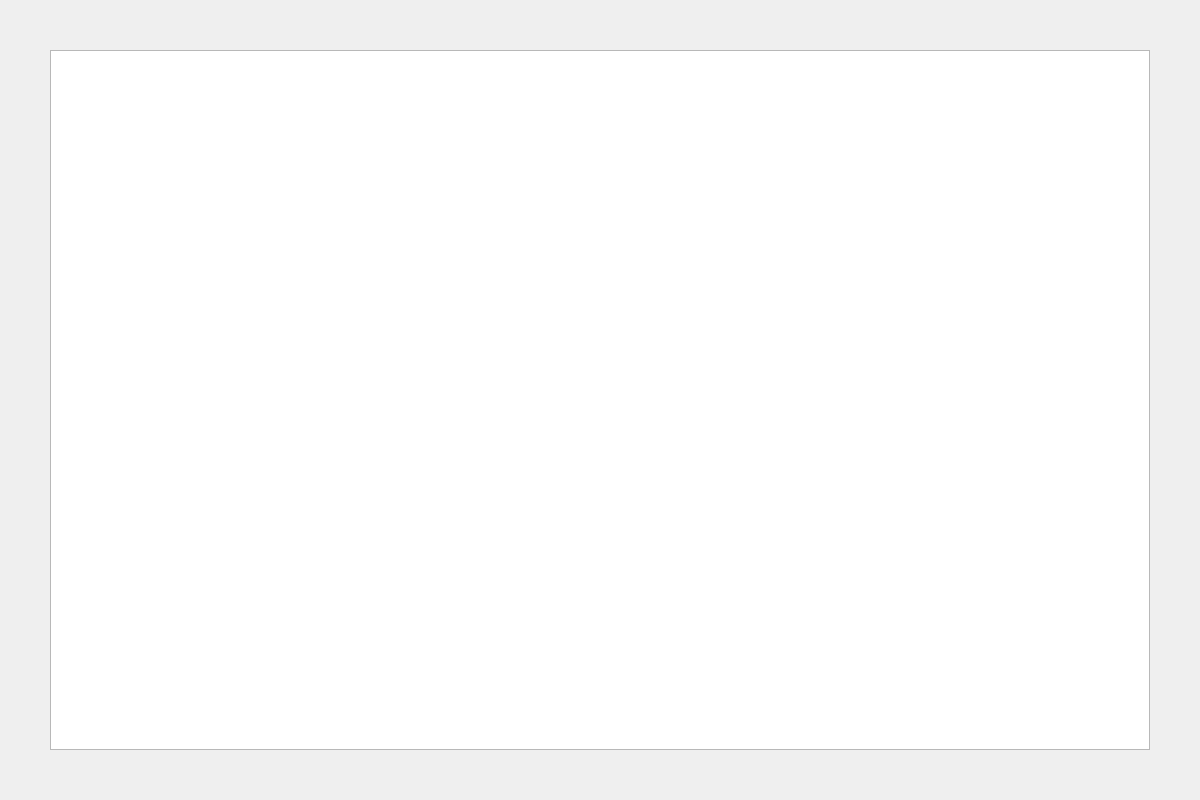
<?xml version="1.0" encoding="UTF-8"?>
<ui version="4.0">
 <class>Form_structured_fund</class>
 <widget class="QWidget" name="Form_structured_fund">
  <property name="geometry">
   <rect>
    <x>0</x>
    <y>0</y>
    <width>1200</width>
    <height>800</height>
   </rect>
  </property>
  <property name="windowTitle">
   <string>分级基金</string>
  </property>
  <widget class="QTableWidget" name="tableWidget_structured_fund">
   <property name="geometry">
    <rect>
     <x>50</x>
     <y>50</y>
     <width>1100</width>
     <height>700</height>
    </rect>
   </property>
   <property name="font">
    <font>
     <pointsize>10</pointsize>
    </font>
   </property>
  </widget>
 </widget>
 <resources/>
 <connections/>
</ui>
